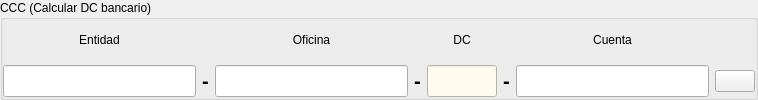
      <widget class="QGroupBox" name="groupBox_7">
       <property name="title">
        <string>CCC (Calcular DC bancario)</string>
       </property>
       <layout class="QGridLayout" name="gridLayout_20">
        <property name="leftMargin">
         <number>0</number>
        </property>
        <property name="topMargin">
         <number>0</number>
        </property>
        <property name="rightMargin">
         <number>0</number>
        </property>
        <property name="bottomMargin">
         <number>0</number>
        </property>
        <item row="0" column="0">
         <layout class="QGridLayout" name="gridLayout_23">
          <item row="1" column="7">
           <widget class="QLineEdit" name="lineEdit_17">
            <property name="sizePolicy">
             <sizepolicy hsizetype="Preferred" vsizetype="Fixed">
              <horstretch>0</horstretch>
              <verstretch>0</verstretch>
             </sizepolicy>
            </property>
            <property name="font">
             <font>
              <pointsize>15</pointsize>
              <weight>75</weight>
              <bold>true</bold>
             </font>
            </property>
            <property name="maxLength">
             <number>10</number>
            </property>
            <property name="alignment">
             <set>Qt::AlignCenter</set>
            </property>
           </widget>
          </item>
          <item row="1" column="5">
           <widget class="QLineEdit" name="lineEdit_16">
            <property name="enabled">
             <bool>true</bool>
            </property>
            <property name="maximumSize">
             <size>
              <width>70</width>
              <height>16777215</height>
             </size>
            </property>
            <property name="font">
             <font>
              <pointsize>15</pointsize>
              <weight>75</weight>
              <bold>true</bold>
             </font>
            </property>
            <property name="focusPolicy">
             <enum>Qt::NoFocus</enum>
            </property>
            <property name="styleSheet">
             <string notr="true">color: rgb(0, 0, 255);
background-color: rgb(255, 251, 239);</string>
            </property>
            <property name="readOnly">
             <bool>true</bool>
            </property>
           </widget>
          </item>
          <item row="1" column="1">
           <widget class="QLineEdit" name="lineEdit_15">
            <property name="sizePolicy">
             <sizepolicy hsizetype="Preferred" vsizetype="Fixed">
              <horstretch>0</horstretch>
              <verstretch>0</verstretch>
             </sizepolicy>
            </property>
            <property name="font">
             <font>
              <pointsize>15</pointsize>
              <weight>75</weight>
              <bold>true</bold>
             </font>
            </property>
            <property name="maxLength">
             <number>4</number>
            </property>
            <property name="alignment">
             <set>Qt::AlignCenter</set>
            </property>
           </widget>
          </item>
          <item row="1" column="3">
           <widget class="QLineEdit" name="lineEdit_18">
            <property name="sizePolicy">
             <sizepolicy hsizetype="Preferred" vsizetype="Fixed">
              <horstretch>0</horstretch>
              <verstretch>0</verstretch>
             </sizepolicy>
            </property>
            <property name="font">
             <font>
              <pointsize>15</pointsize>
              <weight>75</weight>
              <bold>true</bold>
             </font>
            </property>
            <property name="maxLength">
             <number>4</number>
            </property>
            <property name="alignment">
             <set>Qt::AlignCenter</set>
            </property>
           </widget>
          </item>
          <item row="0" column="1">
           <widget class="QLabel" name="label_10">
            <property name="text">
             <string>Entidad</string>
            </property>
            <property name="alignment">
             <set>Qt::AlignCenter</set>
            </property>
           </widget>
          </item>
          <item row="0" column="3">
           <widget class="QLabel" name="label_11">
            <property name="text">
             <string>Oficina</string>
            </property>
            <property name="alignment">
             <set>Qt::AlignCenter</set>
            </property>
           </widget>
          </item>
          <item row="0" column="7">
           <widget class="QLabel" name="label_13">
            <property name="text">
             <string>Cuenta</string>
            </property>
            <property name="alignment">
             <set>Qt::AlignCenter</set>
            </property>
           </widget>
          </item>
          <item row="0" column="5">
           <widget class="QLabel" name="label_12">
            <property name="text">
             <string>DC</string>
            </property>
            <property name="alignment">
             <set>Qt::AlignCenter</set>
            </property>
           </widget>
          </item>
          <item row="1" column="4">
           <widget class="QLabel" name="label_20">
            <property name="font">
             <font>
              <pointsize>15</pointsize>
              <weight>75</weight>
              <bold>true</bold>
             </font>
            </property>
            <property name="text">
             <string>-</string>
            </property>
           </widget>
          </item>
          <item row="1" column="2">
           <widget class="QLabel" name="label_19">
            <property name="font">
             <font>
              <pointsize>15</pointsize>
              <weight>75</weight>
              <bold>true</bold>
             </font>
            </property>
            <property name="text">
             <string>-</string>
            </property>
           </widget>
          </item>
          <item row="1" column="6">
           <widget class="QLabel" name="label_21">
            <property name="font">
             <font>
              <pointsize>15</pointsize>
              <weight>75</weight>
              <bold>true</bold>
             </font>
            </property>
            <property name="text">
             <string>-</string>
            </property>
           </widget>
          </item>
          <item row="1" column="8">
           <widget class="QPushButton" name="pushButton_6">
            <property name="text">
             <string/>
            </property>
            <property name="icon">
             <iconset resource="recoverdrake.qrc">
              <normaloff>:/Imagenes/sustituir.png</normaloff>:/Imagenes/sustituir.png</iconset>
            </property>
            <property name="iconSize">
             <size>
              <width>25</width>
              <height>25</height>
             </size>
            </property>
           </widget>
          </item>
         </layout>
        </item>
       </layout>
      </widget>
